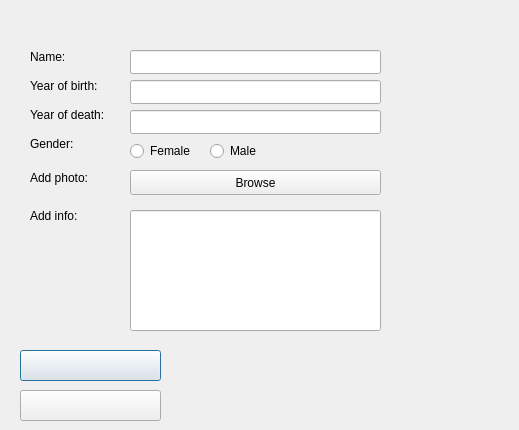
<?xml version="1.0" encoding="UTF-8"?>
<ui version="4.0">
 <class>AddScientistDialog</class>
 <widget class="QDialog" name="AddScientistDialog">
  <property name="geometry">
   <rect>
    <x>0</x>
    <y>0</y>
    <width>519</width>
    <height>430</height>
   </rect>
  </property>
  <property name="windowTitle">
   <string>Dialog</string>
  </property>
  <widget class="QRadioButton" name="radioButton_if_female">
   <property name="geometry">
    <rect>
     <x>130</x>
     <y>140</y>
     <width>97</width>
     <height>22</height>
    </rect>
   </property>
   <property name="text">
    <string>Female</string>
   </property>
  </widget>
  <widget class="QRadioButton" name="radioButton_if_male">
   <property name="geometry">
    <rect>
     <x>210</x>
     <y>140</y>
     <width>97</width>
     <height>22</height>
    </rect>
   </property>
   <property name="text">
    <string>Male</string>
   </property>
  </widget>
  <widget class="QPushButton" name="pushButton_add_scientist">
   <property name="geometry">
    <rect>
     <x>20</x>
     <y>350</y>
     <width>141</width>
     <height>31</height>
    </rect>
   </property>
   <property name="toolTip">
    <string>Add scientist to list</string>
   </property>
   <property name="text">
    <string/>
   </property>
   <property name="icon">
    <iconset>
     <normaloff>../build-VLN1-3-Desktop_Qt_5_7_0_MSVC2015_64bit-Debug/icons/Add.ico</normaloff>../build-VLN1-3-Desktop_Qt_5_7_0_MSVC2015_64bit-Debug/icons/Add.ico</iconset>
   </property>
  </widget>
  <widget class="QPushButton" name="cancel_add_scientist_window">
   <property name="geometry">
    <rect>
     <x>20</x>
     <y>390</y>
     <width>141</width>
     <height>31</height>
    </rect>
   </property>
   <property name="toolTip">
    <string>Cancel</string>
   </property>
   <property name="text">
    <string/>
   </property>
   <property name="icon">
    <iconset>
     <normaloff>../build-VLN1-3-Desktop_Qt_5_7_0_MSVC2015_64bit-Debug/icons/cancel.ico.ico</normaloff>../build-VLN1-3-Desktop_Qt_5_7_0_MSVC2015_64bit-Debug/icons/cancel.ico.ico</iconset>
   </property>
   <property name="shortcut">
    <string>Ctrl+C</string>
   </property>
  </widget>
  <widget class="QLineEdit" name="input_scientist_name">
   <property name="geometry">
    <rect>
     <x>130</x>
     <y>50</y>
     <width>251</width>
     <height>24</height>
    </rect>
   </property>
  </widget>
  <widget class="QPushButton" name="pushButton_3">
   <property name="geometry">
    <rect>
     <x>130</x>
     <y>170</y>
     <width>251</width>
     <height>25</height>
    </rect>
   </property>
   <property name="text">
    <string>Browse</string>
   </property>
  </widget>
  <widget class="QLineEdit" name="input_scientist_year_of_birth">
   <property name="geometry">
    <rect>
     <x>130</x>
     <y>80</y>
     <width>251</width>
     <height>24</height>
    </rect>
   </property>
  </widget>
  <widget class="QLineEdit" name="input_scientist_year_of_death">
   <property name="geometry">
    <rect>
     <x>130</x>
     <y>110</y>
     <width>251</width>
     <height>24</height>
    </rect>
   </property>
  </widget>
  <widget class="QLineEdit" name="lineEdit_4">
   <property name="geometry">
    <rect>
     <x>130</x>
     <y>210</y>
     <width>251</width>
     <height>121</height>
    </rect>
   </property>
  </widget>
  <widget class="QLabel" name="label_scientist_photo">
   <property name="geometry">
    <rect>
     <x>400</x>
     <y>210</y>
     <width>91</width>
     <height>121</height>
    </rect>
   </property>
   <property name="text">
    <string/>
   </property>
  </widget>
  <widget class="QWidget" name="layoutWidget">
   <property name="geometry">
    <rect>
     <x>30</x>
     <y>50</y>
     <width>88</width>
     <height>177</height>
    </rect>
   </property>
   <layout class="QVBoxLayout" name="verticalLayout_3">
    <item>
     <layout class="QVBoxLayout" name="verticalLayout_2" stretch="0,0,0">
      <property name="spacing">
       <number>15</number>
      </property>
      <item>
       <layout class="QVBoxLayout" name="verticalLayout">
        <property name="spacing">
         <number>15</number>
        </property>
        <item>
         <widget class="QLabel" name="label_scientist_name">
          <property name="text">
           <string>Name:</string>
          </property>
         </widget>
        </item>
        <item>
         <widget class="QLabel" name="label_scientist_year_of_birth">
          <property name="text">
           <string>Year of birth:</string>
          </property>
         </widget>
        </item>
        <item>
         <widget class="QLabel" name="label_scientist_year_of_death">
          <property name="text">
           <string>Year of death:</string>
          </property>
         </widget>
        </item>
        <item>
         <widget class="QLabel" name="label_scientist_gender">
          <property name="text">
           <string>Gender:</string>
          </property>
         </widget>
        </item>
       </layout>
      </item>
      <item>
       <widget class="QLabel" name="label_add_scientist_photo">
        <property name="text">
         <string>Add photo:</string>
        </property>
       </widget>
      </item>
      <item>
       <widget class="QLabel" name="label_add_scientist_info">
        <property name="text">
         <string>Add info:</string>
        </property>
       </widget>
      </item>
     </layout>
    </item>
   </layout>
  </widget>
  <zorder>layoutWidget</zorder>
  <zorder>radioButton_if_female</zorder>
  <zorder>radioButton_if_male</zorder>
  <zorder>pushButton_add_scientist</zorder>
  <zorder>cancel_add_scientist_window</zorder>
  <zorder>input_scientist_name</zorder>
  <zorder>pushButton_3</zorder>
  <zorder>input_scientist_year_of_birth</zorder>
  <zorder>input_scientist_year_of_death</zorder>
  <zorder>lineEdit_4</zorder>
  <zorder>label_scientist_photo</zorder>
 </widget>
 <tabstops>
  <tabstop>input_scientist_name</tabstop>
  <tabstop>input_scientist_year_of_birth</tabstop>
  <tabstop>input_scientist_year_of_death</tabstop>
  <tabstop>radioButton_if_female</tabstop>
  <tabstop>radioButton_if_male</tabstop>
  <tabstop>pushButton_3</tabstop>
  <tabstop>lineEdit_4</tabstop>
  <tabstop>pushButton_add_scientist</tabstop>
  <tabstop>cancel_add_scientist_window</tabstop>
 </tabstops>
 <resources/>
 <connections/>
</ui>
